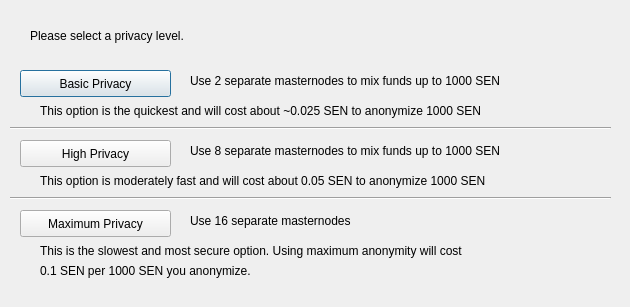
<?xml version="1.0" encoding="UTF-8"?>
<ui version="4.0">
 <class>DarksendConfig</class>
 <widget class="QDialog" name="DarksendConfig">
  <property name="geometry">
   <rect>
    <x>0</x>
    <y>0</y>
    <width>630</width>
    <height>307</height>
   </rect>
  </property>
  <property name="windowTitle">
   <string>Configure Darksend</string>
  </property>
  <widget class="QPushButton" name="buttonBasic">
   <property name="geometry">
    <rect>
     <x>20</x>
     <y>70</y>
     <width>151</width>
     <height>27</height>
    </rect>
   </property>
   <property name="text">
    <string>Basic Privacy</string>
   </property>
  </widget>
  <widget class="QPushButton" name="buttonHigh">
   <property name="geometry">
    <rect>
     <x>20</x>
     <y>140</y>
     <width>151</width>
     <height>27</height>
    </rect>
   </property>
   <property name="text">
    <string>High Privacy</string>
   </property>
  </widget>
  <widget class="QPushButton" name="buttonMax">
   <property name="geometry">
    <rect>
     <x>20</x>
     <y>210</y>
     <width>151</width>
     <height>27</height>
    </rect>
   </property>
   <property name="text">
    <string>Maximum Privacy</string>
   </property>
  </widget>
  <widget class="QLabel" name="label">
   <property name="geometry">
    <rect>
     <x>30</x>
     <y>20</y>
     <width>571</width>
     <height>31</height>
    </rect>
   </property>
   <property name="text">
    <string>Please select a privacy level.</string>
   </property>
  </widget>
  <widget class="QLabel" name="label_2">
   <property name="geometry">
    <rect>
     <x>190</x>
     <y>70</y>
     <width>421</width>
     <height>21</height>
    </rect>
   </property>
   <property name="text">
    <string>Use 2 separate masternodes to mix funds up to 1000 SEN</string>
   </property>
  </widget>
  <widget class="QLabel" name="label_3">
   <property name="geometry">
    <rect>
     <x>190</x>
     <y>140</y>
     <width>411</width>
     <height>21</height>
    </rect>
   </property>
   <property name="text">
    <string>Use 8 separate masternodes to mix funds up to 1000 SEN</string>
   </property>
  </widget>
  <widget class="QLabel" name="label_4">
   <property name="geometry">
    <rect>
     <x>190</x>
     <y>210</y>
     <width>421</width>
     <height>21</height>
    </rect>
   </property>
   <property name="text">
    <string>Use 16 separate masternodes</string>
   </property>
  </widget>
  <widget class="QLabel" name="label_6">
   <property name="geometry">
    <rect>
     <x>40</x>
     <y>100</y>
     <width>561</width>
     <height>21</height>
    </rect>
   </property>
   <property name="text">
    <string>This option is the quickest and will cost about ~0.025 SEN to anonymize 1000 SEN</string>
   </property>
  </widget>
  <widget class="QLabel" name="label_7">
   <property name="geometry">
    <rect>
     <x>40</x>
     <y>170</y>
     <width>561</width>
     <height>21</height>
    </rect>
   </property>
   <property name="text">
    <string>This option is moderately fast and will cost about 0.05 SEN to anonymize 1000 SEN</string>
   </property>
  </widget>
  <widget class="QLabel" name="label_8">
   <property name="geometry">
    <rect>
     <x>40</x>
     <y>240</y>
     <width>561</width>
     <height>21</height>
    </rect>
   </property>
   <property name="text">
    <string>This is the slowest and most secure option. Using maximum anonymity will cost</string>
   </property>
  </widget>
  <widget class="QLabel" name="label_9">
   <property name="geometry">
    <rect>
     <x>40</x>
     <y>260</y>
     <width>561</width>
     <height>21</height>
    </rect>
   </property>
   <property name="text">
    <string>0.1 SEN per 1000 SEN you anonymize.</string>
   </property>
  </widget>
  <widget class="Line" name="line">
   <property name="geometry">
    <rect>
     <x>10</x>
     <y>120</y>
     <width>601</width>
     <height>16</height>
    </rect>
   </property>
   <property name="orientation">
    <enum>Qt::Horizontal</enum>
   </property>
  </widget>
  <widget class="Line" name="line_2">
   <property name="geometry">
    <rect>
     <x>10</x>
     <y>190</y>
     <width>601</width>
     <height>16</height>
    </rect>
   </property>
   <property name="orientation">
    <enum>Qt::Horizontal</enum>
   </property>
  </widget>
 </widget>
 <resources/>
 <connections/>
</ui>
